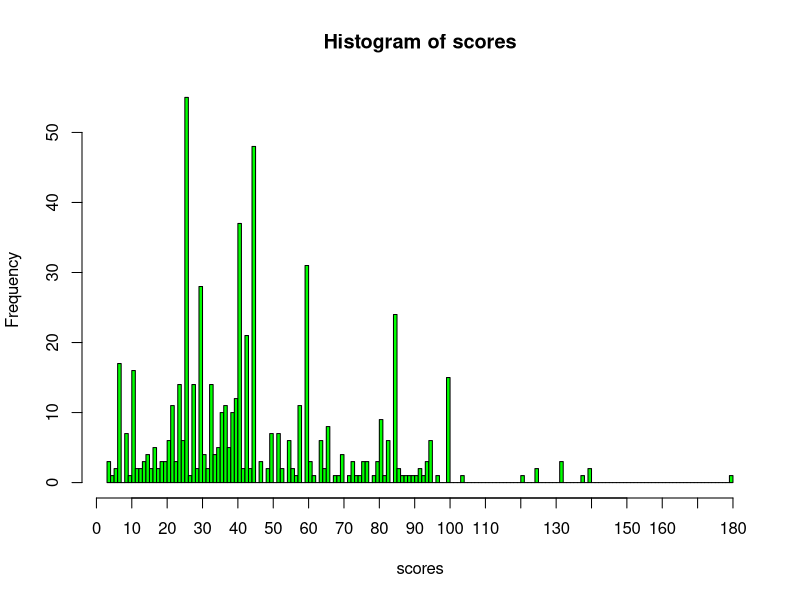
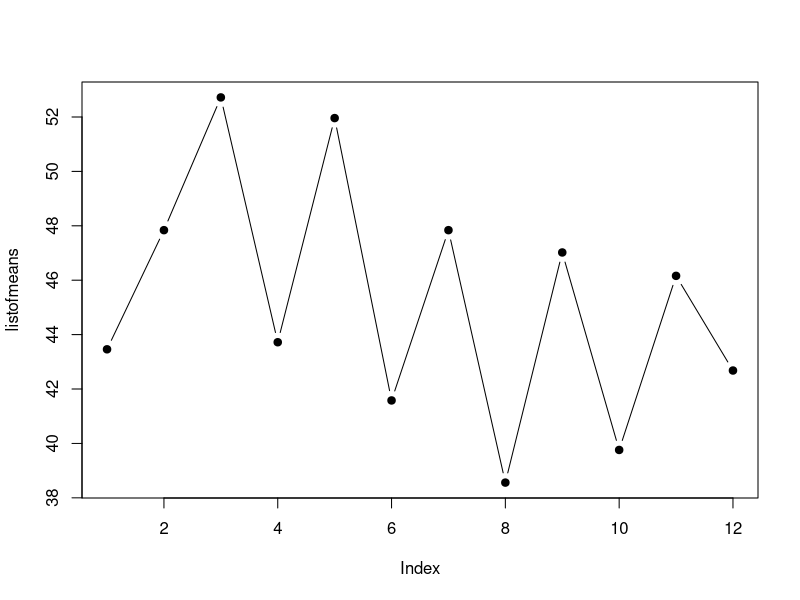
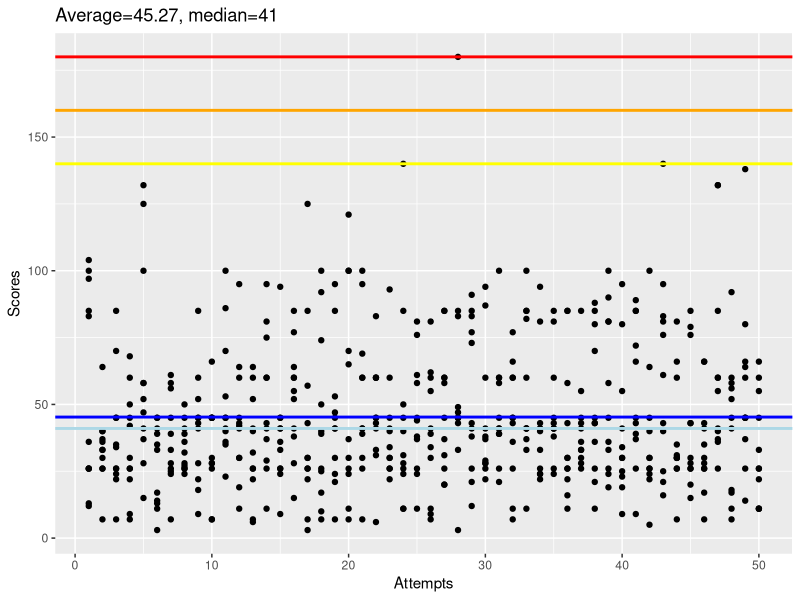

Generate these figures, in order, with R:
library(ggplot2)
#Scores1 28NOV16
scores1 <- c(26,33,85,60,41,35,7,26,52,45,53,45,26,43,41,55,30,40,41,121,39,43,30,40,44,60,26,3,12,26,41,45,11,81,41,85,45,43,100,34,72,30,43,66,26,28,36,41,66,11)
#Scores2 16JAN17
scores2 <- c(41,30,33,25,100,23,40,9,50,100,43,45,60,49,85,83,58,17,45,65,50,30,24,52,86,58,28,41,52,100,45,30,45,73,73,25,100,14,50,26,85,45,26,44,21,15,39,45,43,26)
#Scores3 23JAN17
scores3 <- c(85,40,70,9,58,45,26,45,85,7,23,30,22,41,45,28,26,100,95,100,41,45,26,26,81,30,31,180,85,41,60,66,100,26,81,16,33,70,24,30,45,45,140,81,30,41,60,17,60,45)
#Scores4 01FEB17
scores4 <- c(97,36,26,30,28,11,39,26,22,45,86,30,41,37,9,85,85,39,53,70,95,33,26,11,26,34,20,49,41,94,45,60,41,22,60,30,43,45,36,95,39,26,95,7,28,66,26,7,80,11)
#Scores5 06FEB17
scores5 <- c(100,37,45,68,132,41,58,32,41,28,36,95,60,60,36,38,7,92,21,100,26,83,60,28,45,55,45,47,77,60,100,7,85,41,45,43,36,26,19,25,66,64,76,26,76,26,55,58,45,26)
#Scores6 15FEB17
scores6 <- c(36,30,22,22,100,13,24,28,28,45,100,11,32,26,26,64,26,50,30,11,100,6,45,31,11,41,60,85,43,22,26,77,41,40,41,30,26,21,81,55,85,24,21,30,85,26,60,18,64,60)
#Scores7 20FEB17
scores7 <- c(26,64,35,26,47,45,28,24,60,30,40,60,7,60,41,15,30,7,85,65,69,45,34,140,38,81,37,33,73,38,58,60,41,33,41,85,41,80,81,30,85,100,61,30,43,30,40,11,37,22)
#Scores8 22FEB17
scores8 <- c(83,33,34,26,52,3,56,36,43,26,70,64,6,81,33,52,3,25,24,30,7,60,40,11,76,11,60,45,91,28,21,26,82,24,85,11,30,11,33,80,43,26,40,26,20,43,37,56,14,11)
#Scores9 28FEB17
scores9 <- c(13,26,45,7,37,17,25,27,45,45,41,19,26,95,45,60,22,26,7,37,30,60,41,85,58,9,85,45,26,87,39,45,60,24,26,58,85,85,90,23,9,40,81,60,15,35,132,60,138,55)
#Scores10 05MAR17
scores10 <- c(12,7,24,45,125,33,61,50,9,66,45,42,64,11,26,41,57,74,47,24,41,41,30,50,24,62,20,83,21,28,39,11,37,94,24,26,28,36,26,9,26,22,83,30,79,17,41,45,26,26)
#Scores11 06MAR17
scores11 <- c(104,26,26,50,15,14,33,39,18,7,35,43,40,29,94,60,125,10,45,7,60,60,22,45,37,39,85,43,38,37,41,43,33,41,38,26,33,88,58,19,89,30,25,31,26,66,132,92,45,66)
#Scores12 06MAR17
scores12 <- c(26,40,7,42,58,39,45,41,45,28,45,41,52,75,24,77,43,17,41,26,60,31,93,24,61,7,58,45,83,29,60,36,85,43,43,22,55,43,45,41,37,5,16,35,43,7,85,52,45,33)

ScoreTable <- data.frame(1:50,scores1,scores2,scores3,scores4,scores5,scores6,scores7,
                         scores8,scores9,scores10,scores11,scores12)
colnames(ScoreTable)[1] <- 'Attempts'

scores <- c()
for(i in 2:length(ScoreTable[1,])){scores <- append(scores,ScoreTable[,i],length(scores))}
hist(scores,180,col = 'green')
axis(side=1, at=c(10,20,30,40,60,70,80,90,110,120,130,140,160,170,180))
listofmeans <- c()
for(i in 1:length(ScoreTable[1,])-1){listofmeans[i] <- mean(ScoreTable[,i+1])}

plot(listofmeans, type = 'b', pch = 19)
gg <- ggplot(ScoreTable,aes(Attempts))
gg <- gg + ggtitle(paste('Average=',round(mean(scores),2), ', median=', median(scores),sep=''))
gg <- gg + geom_point(aes(y=ScoreTable[,2]))
for(i in 3:(length(scores)/50)+1){gg <- gg + geom_point(y=ScoreTable[,i])}
gg <- gg + geom_hline(color='blue', yintercept =  mean(scores), size=1)
gg <- gg + geom_hline(color='lightblue', yintercept =  median(scores), size=1)
gg <- gg + geom_hline(color='yellow', yintercept =  140, size = 1)
gg <- gg + geom_hline(color='orange', yintercept =  160, size = 1)
gg <- gg + geom_hline(color='red', yintercept =  180, size = 1)
gg <- gg + labs(y='Scores')
gg
